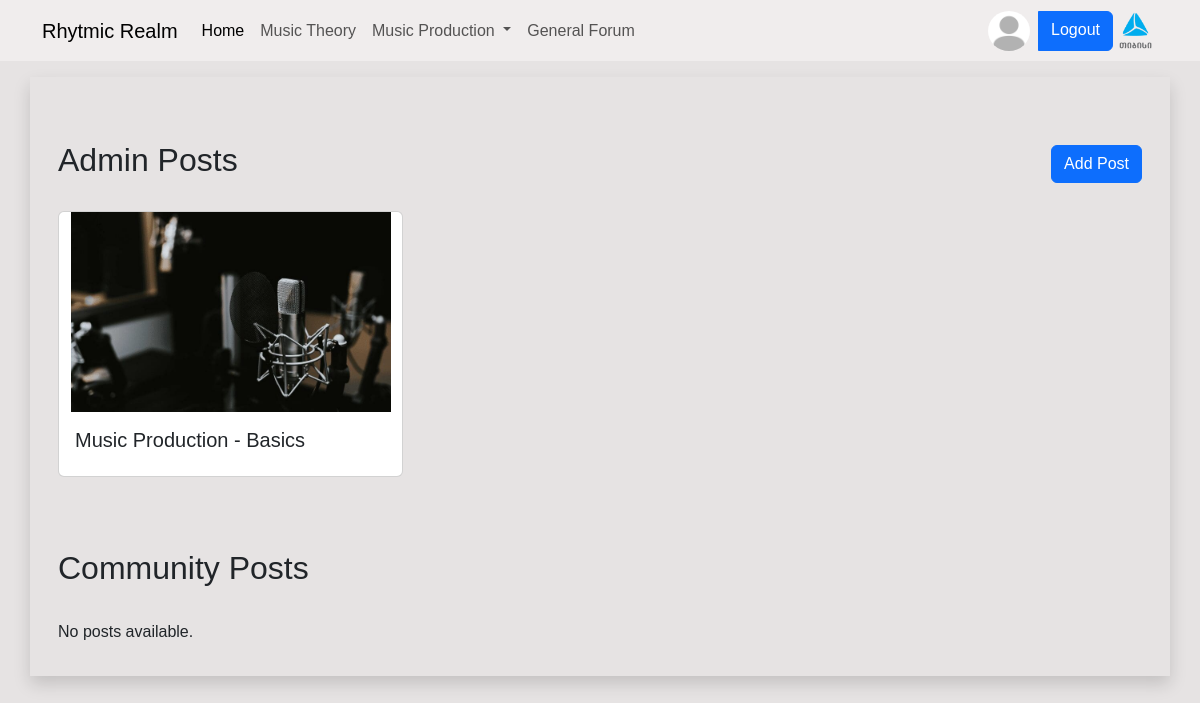
The page /production (signed in) on the database its author committed.
### models.py (models this page shows, shortened)
class Base_Model():
    def add(self):
        db.session.add(self)
        db.session.commit()

class User(db.Model, UserMixin, Base_Model):
    __tablename__ = "users"
    id = db.Column(db.Integer(), primary_key=True)
    username = db.Column(db.String())
    password = db.Column(db.String())
    prof_pic = db.Column(db.String(), default="default_prof_pic.jpg")
    role = db.Column(db.String())

class Post(db.Model, Base_Model):
    __tablename__ = "posts"
    id = db.Column(db.Integer(), primary_key=True)
    title = db.Column(db.String())
    post = db.Column(db.String(), nullable=False)
    image = db.Column(db.String(), nullable=True)
    user_id = db.Column(db.Integer(), db.ForeignKey("users.id"))
    post_type=db.Column(db.String(), nullable=False)

### routes.py (the view)
@app.route('/production')
@login_required
def music_production():
    admin_posts = Post.query.join(User).filter(Post.post_type == "production",User.role == "Admin").all()
    comun_posts = Post.query.join(User).filter(Post.post_type == "production", User.role == "Guest").all()
    return render_template('production.html', admin_posts=admin_posts, comun_posts=comun_posts)

### models.py (called while the page is built)
@login_manager.user_loader
def load_user(user_id):
        return User.query.get(user_id)

### routes.py (called while the page is built)
@app.context_processor
def inject_user_id():
    user_id = current_user.id if current_user.is_authenticated else None
    return dict(user_id=user_id)

### templates/production.html (shortened to what this page needs)
{% extends "base.html" %}
{% block body %}
<div class="container mt-5">
    <div class="d-flex justify-content-between align-items-center mb-4">
        <h2>Admin Posts</h2>
        {% if current_user.role == "Admin" %}
        <a href="/makepost"><button class="btn btn-primary">Add Post</button></a>
        {% endif %}
    </div>
    <div class="row">
        {% if admin_posts %}
        {% for admin_post in admin_posts %}
        <div class="col-md-4 mb-4">
            <a style="text-decoration:none;" href="/post/{{ admin_post.id }}">
                <div class="card">
                    {% if admin_post.image %}
                    <img src="/static/Images/{{ admin_post.image }}" class="card-img-top img-fluid"
                        alt="Admin Post Image" style="max-height: 200px; object-fit: contain;">
                    {% else %}
                    <img src="/static/Images/default_post_pic.png" class="card-img-top img-fluid"
                        alt="Default Post Image" style="max-height: 200px; object-fit: contain;">
                    {% endif %}
                    <div class="card-body">
                        <h5 class="card-title">{{ admin_post.title }}</h5>
                    </div>
                </div>
            </a>
        </div>
        {% endfor %}
        {% else %}
        <p>No posts available.</p>
        {% endif %}
    </div>
    <div class="d-flex justify-content-between align-items-center mb-4 mt-5">
        <h2>Community Posts</h2>
    </div>
    <div class="row">
        {% if comun_posts %}
        {% for comun_post in comun_posts %}
        <div class="col-md-4 mb-4">
            <a style="text-decoration:none;" href="/post/{{ comun_post.id }}">
                <div class="card">
                    {% if comun_post.image %}
                    <img src="/static/Images/{{ comun_post.image }}" class="card-img-top img-fluid"
                        alt="Admin Post Image" style="max-height: 200px; object-fit: contain;">
                    {% else %}
                    <img src="/static/Images/default_post_pic.png" class="card-img-top img-fluid"
                        alt="Default Post Image" style="max-height: 200px; object-fit: contain;">
                    {% endif %}
                    <div class="card-body">
                        <h5 class="card-title">{{ comun_post.title }}</h5>
                    </div>
                </div>
            </a>
        </div>
        {% endfor %}
        {% else %}
        <p>No posts available.</p>
        {% endif %}
    </div>
</div>
{% endblock %}

### templates/navbar.html (shortened to what this page needs)
<nav class="navbar navbar-expand-md bg-lavender my-font">
    <div class="container-md">
        <a class="navbar-brand cambria.font " href="/">Rhytmic Realm</a>
        <div class="collapse navbar-collapse" id="navbarSupportedContent">
            <ul class="navbar-nav me-auto mb-2 mb-lg-0">
                <li class="nav-item">
                    <a class="nav-link active" aria-current="page" href="/">Home</a>
                </li>
                <li class="nav-item">
                    <a class="nav-link" href="/music_theory">Music Theory</a>
                </li>
                <li class="nav-item dropdown">
                    <a class="nav-link dropdown-toggle" href="#" role="button" data-bs-toggle="dropdown"
                       aria-expanded="false">
                        Music Production
                    </a>
                </li>
                  <li class="nav-item">
                    <a class="nav-link" href="/forum"> General Forum </a>
                </li>
            </ul>
            <div class="btn-group">
                {% if current_user.is_authenticated %}
                <a href="{{ url_for('profile', user_id=user_id) }}" class="nav-link">
                    <img src="/static/Images/{{ current_user.prof_pic }}" class="rounded-circle" alt="Profile" style="width: 42px; height: 40px;">
                </a>
                <a href="/logout" class="btn btn-primary ms-2">Logout</a>
                {% else %}
                <a href="/login" class="btn btn-primary" aria-current="page">Login</a>
                <a href="/register" class="btn btn-primary">Register</a>
                {% endif %}
            </div>
            <a href="https://www.tbceducation.ge/"> <img src="{{ url_for('static', filename='images/tbc-logo.png') }}" height="45">  </a>
        </div>
    </div>
</nav>

### static/styles.css (style rules this page uses)
.bg-lavender { background-color: #f0eded; }
.bg-web { background-color: #e6e3e3; }
.my-font { font-family: Futura, Trebuchet MS, Arial, sans-serif; }

### rows shown on the page
User: prof_pic (placeholder picture)
Post: image (picture), title "Music Production - Basics"
